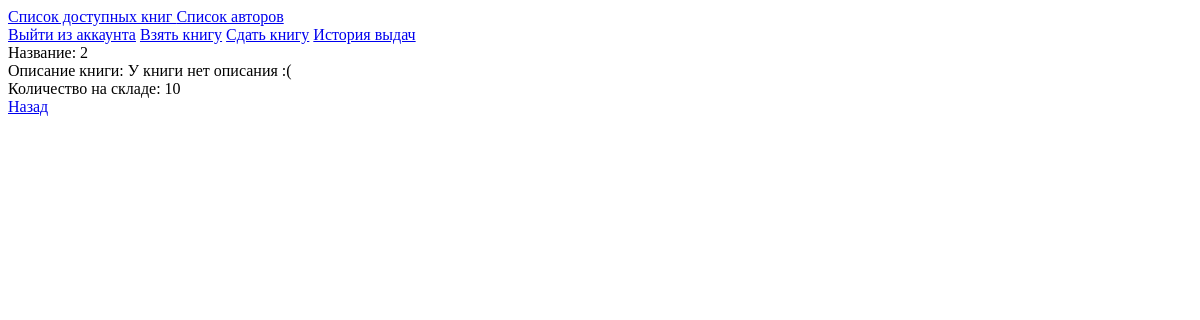
Page /tracker/books/detail/2 (signed in) on the earlier database version.
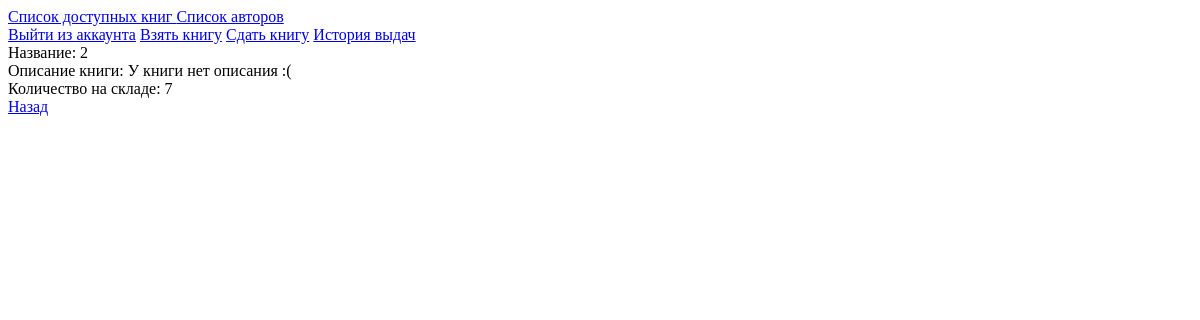
Same page on the later database version.
### tracker/models.py (models this page shows)
class Book(models.Model):
    name = models.CharField(max_length=255)
    description = models.TextField(default="У книги нет описания :(")
    author = models.ForeignKey(Author,on_delete=models.PROTECT)
    amount = models.IntegerField(default=0)

### tracker/views.py (the view)
# urls.py: path('books/detail/<int:pk>', BookDetailView.as_view(), name="detail-book"),
class BookDetailView(LoginRequiredMixin,DetailView):
    login_url = reverse_lazy("users:login-user")
    model = Book
    template_name = "tracker/detailbook.html"

### templates/tracker/detailbook.html
{% extends "base.html" %}
{% block body %}
<div class = 'text-center'>
    Название: {{book.name}} <br>
    Описание книги: {{book.description}} <br>
    Количество на складе: {{book.amount}}
</div>
<a href = "javascript:history.go(-1)">Назад</a>
{% endblock body %}

Differences in the rows shown:
changed Book "У книги нет описания :(": amount "10" → "7"
